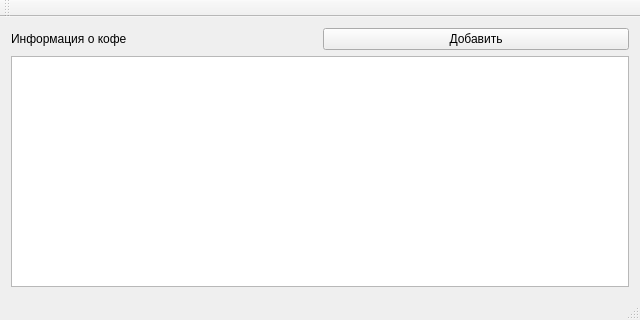
<?xml version="1.0" encoding="UTF-8"?>
<ui version="4.0">
 <class>MainWindow</class>
 <widget class="QMainWindow" name="MainWindow">
  <property name="geometry">
   <rect>
    <x>0</x>
    <y>0</y>
    <width>640</width>
    <height>320</height>
   </rect>
  </property>
  <property name="minimumSize">
   <size>
    <width>640</width>
    <height>320</height>
   </size>
  </property>
  <property name="maximumSize">
   <size>
    <width>640</width>
    <height>320</height>
   </size>
  </property>
  <property name="windowTitle">
   <string>MainWindow</string>
  </property>
  <widget class="QWidget" name="centralWidget">
   <layout class="QGridLayout" name="gridLayout">
    <item row="0" column="0">
     <widget class="QLabel" name="label">
      <property name="text">
       <string>Информация о кофе</string>
      </property>
     </widget>
    </item>
    <item row="1" column="0" colspan="2">
     <widget class="QTableWidget" name="tableWidget"/>
    </item>
    <item row="0" column="1">
     <widget class="QPushButton" name="addInfoButton">
      <property name="text">
       <string>Добавить</string>
      </property>
     </widget>
    </item>
   </layout>
  </widget>
  <widget class="QMenuBar" name="menuBar">
   <property name="geometry">
    <rect>
     <x>0</x>
     <y>0</y>
     <width>640</width>
     <height>26</height>
    </rect>
   </property>
  </widget>
  <widget class="QToolBar" name="mainToolBar">
   <attribute name="toolBarArea">
    <enum>TopToolBarArea</enum>
   </attribute>
   <attribute name="toolBarBreak">
    <bool>false</bool>
   </attribute>
  </widget>
  <widget class="QStatusBar" name="statusBar"/>
 </widget>
 <layoutdefault spacing="6" margin="11"/>
 <resources/>
 <connections/>
</ui>
